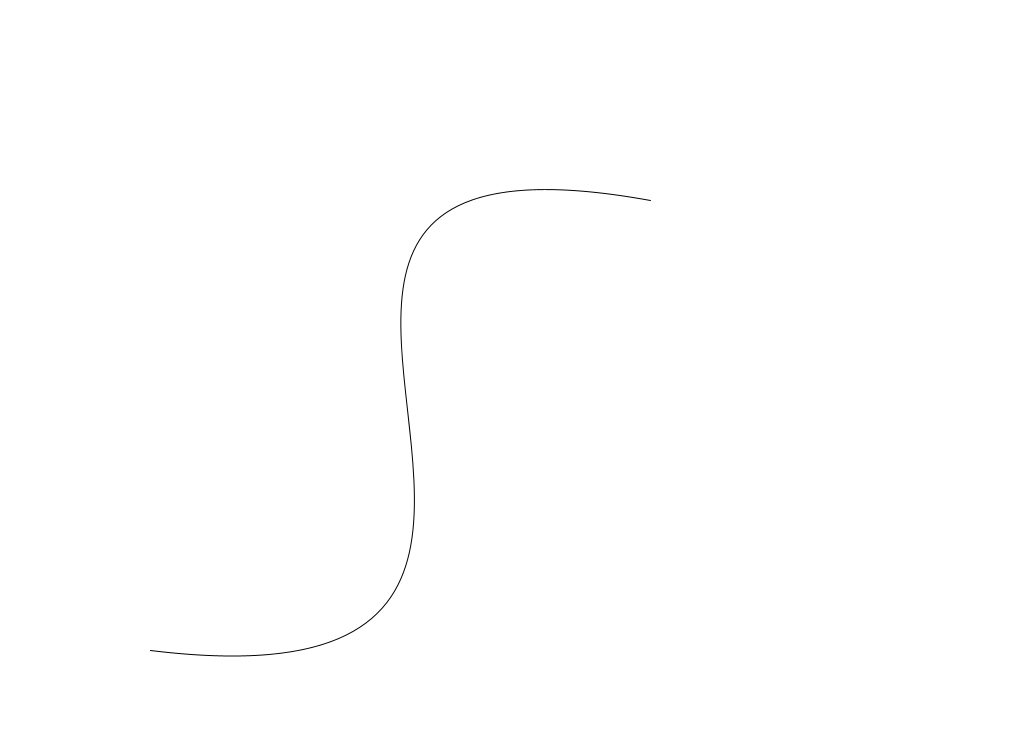
Frame 1 (no input)
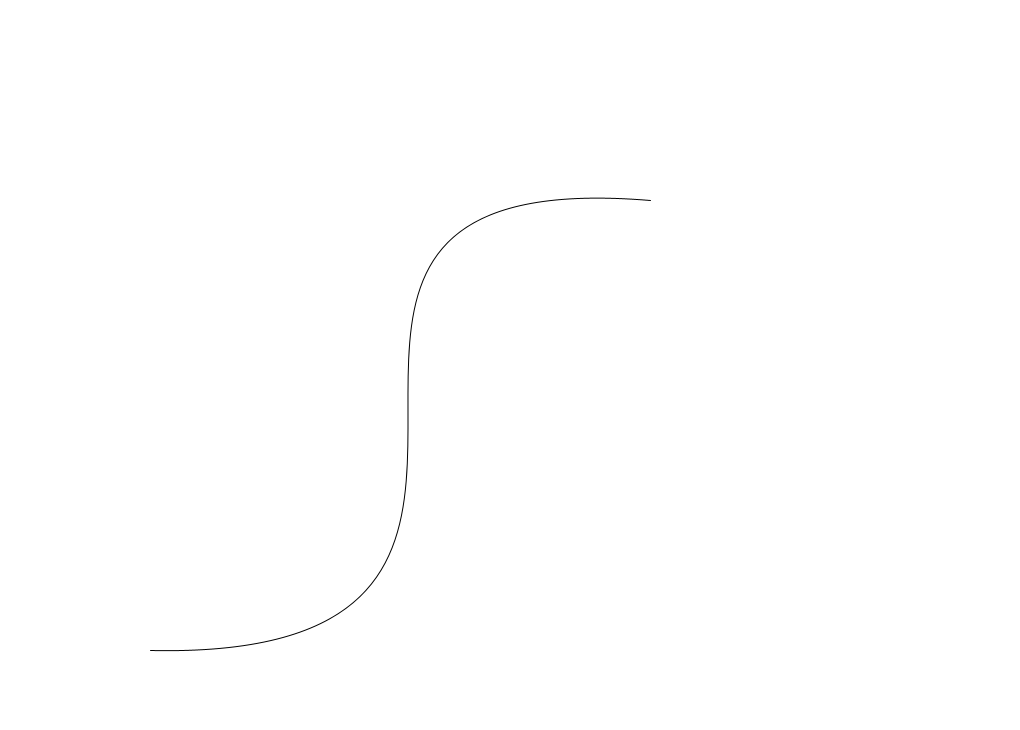
Frame 60 (the mouse pressed at the canvas centre just before this capture)
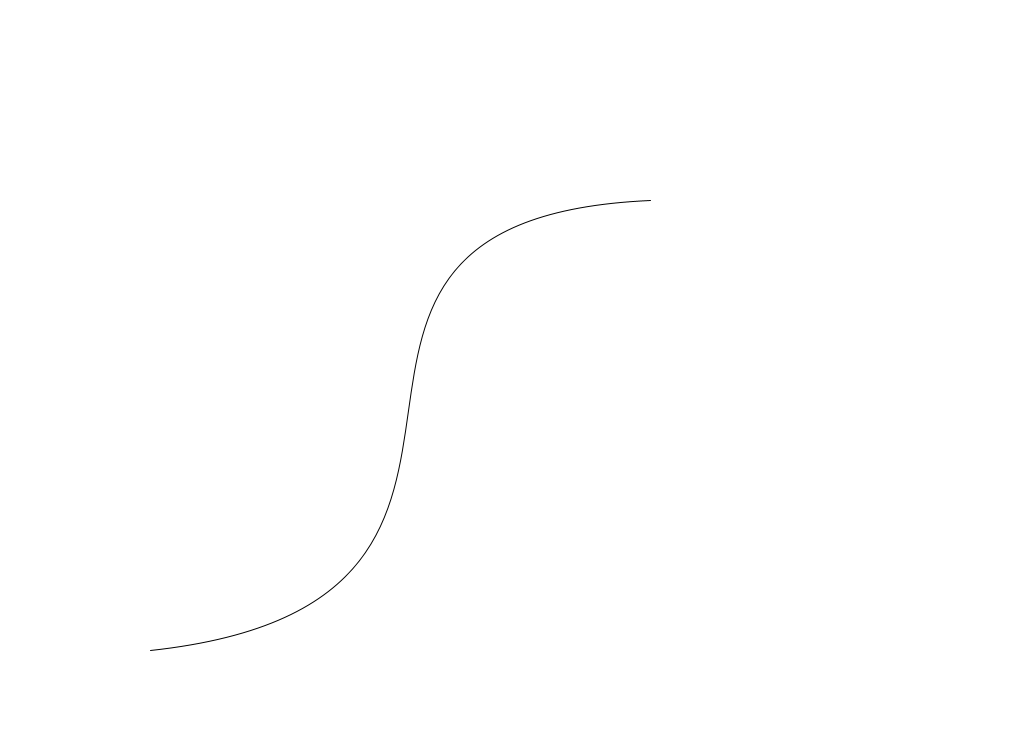
Frame 120 (the mouse held since frame 60 and released just before this capture)

The Processing sketch that drew these frames (run headless with seeded random() and noise(); from frame 60 on, the mouse is pressed at the canvas centre):

// Processing sketch: bezier
// ── bezier.pde
float w,x,y,z;
float movimientox,movimientoy;
void setup(){
size(1020,730);
w=100;
z=720;
}
void draw(){
background(255);
noFill();
//strokeWeight(1);
//stroke(255, 102, 0);
//line(650, 200, w, w);
//line(z, z, 150, 650);
//line(w,w,z,z);

stroke(0, 0, 0);
bezier(650, 200, w, w, z, z, 150, 650);

//strokeWeight(10);
//stroke(255,0,0);
//point(650,200);
//stroke(0,255,0);
//point(w,w);
//point(z,z);
//stroke(255,0,0);
//point(150,650);
w++;
z--;
  
// una buena forma de visualizarlo es que mientras mas se separe los puntos
//verdes de los puntos rojos(las anclas) la curva sera mas pronuciada.
}
